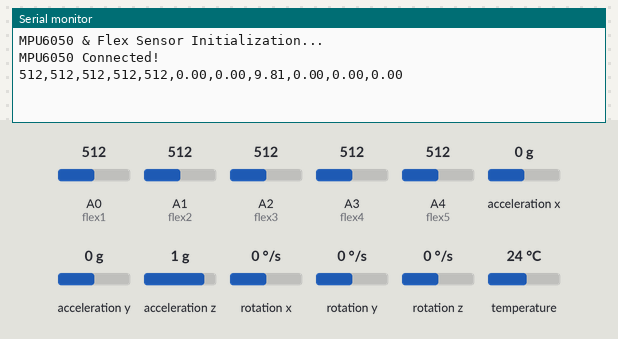
Recording of a sketch running on a simulated Arduino Uno, built with avr-gcc and run on an emulated ATmega328P. On the bench: the last lines printed to the serial monitor. Inputs (shaded band) come from the test bench; at power-on: acceleration x 0 g, A0 (flex1) = 512, A1 (flex2) = 512, A2 (flex3) = 512, A3 (flex4) = 512, A4 (flex5) = 512, acceleration y 0 g, acceleration z 1 g, rotation x 0 °/s, rotation y 0 °/s, rotation z 0 °/s, temperature 24 °C.

Above: at 1.3 s.
1.4 s: acceleration x set to -1.4 g
At 3.9 s:
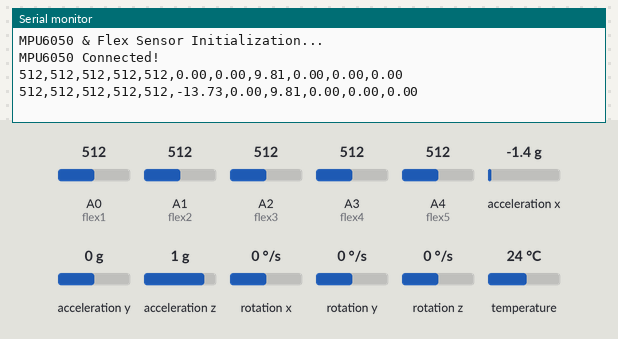
4.7 s: A0 (flex1) set to 716
At 6.1 s:
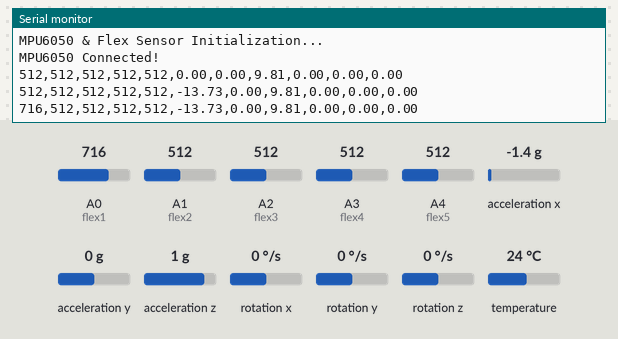
8.0 s: A1 (flex2) set to 716
At 11.0 s:
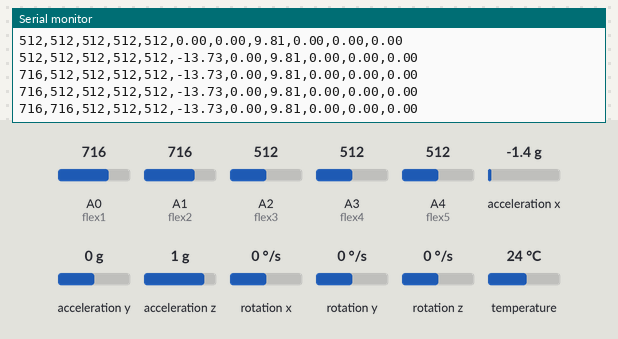
11.3 s: A2 (flex3) set to 716
At 13.7 s:
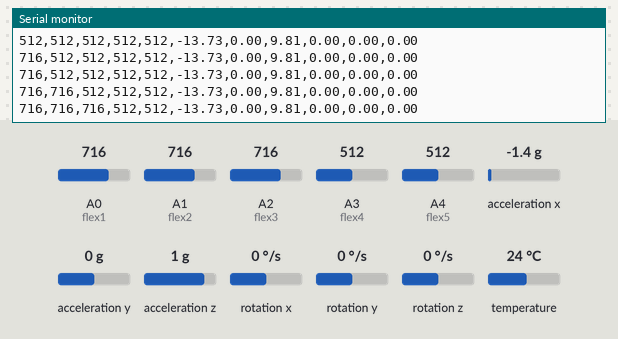
14.6 s: A3 (flex4) set to 716
At 15.8 s:
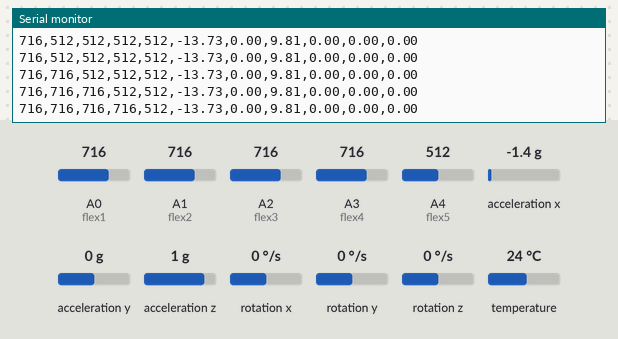
17.9 s: A4 (flex5) set to 716
At 21.2 s:
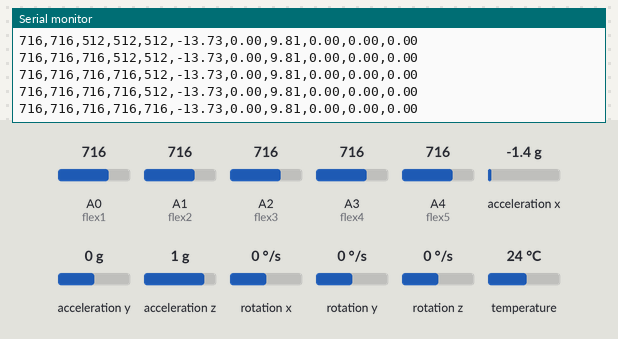

Measured:
- after the input at 1.4 s, the serial monitor: prints a new line after 1.2 s (image 1)
- after the input at 4.7 s, the serial monitor: prints a new line after 0.42 s (image 2)
- after the input at 8.0 s, the serial monitor: prints a new line after 2.1 s (image 3)
- after the input at 11.3 s, the serial monitor: prints a new line after 1.3 s (image 4)
- after the input at 14.6 s, the serial monitor: prints a new line after 0.54 s (image 5)
- after the input at 17.9 s, the serial monitor: prints a new line after 2.3 s (image 6)

The sketch:

data_collection_ardi_knn.ino
```cpp
#include <Adafruit_MPU6050.h>
#include <Adafruit_Sensor.h>
#include <Wire.h>

// Initialize MPU6050 object
Adafruit_MPU6050 mpu;

// Define Flex Sensor Pins
const int flex1 = A0;
const int flex2 = A1;
const int flex3 = A2;
const int flex4 = A3;
const int flex5 = A4;

void setup() {
  Serial.begin(115200);
  while (!Serial) delay(10);

  Serial.println("MPU6050 & Flex Sensor Initialization...");

  // Initialize MPU6050
  if (!mpu.begin()) {
    Serial.println("MPU6050 not detected. Check connections!");
    while (1) delay(10);
  }
  Serial.println("MPU6050 Connected!");

  // Set MPU6050 configurations
  mpu.setAccelerometerRange(MPU6050_RANGE_8_G);
  mpu.setGyroRange(MPU6050_RANGE_500_DEG);
  mpu.setFilterBandwidth(MPU6050_BAND_21_HZ);

  delay(100);
}

void loop() {
  // Read flex sensor values
  int flexValue1 = analogRead(flex1);
  int flexValue2 = analogRead(flex2);
  int flexValue3 = analogRead(flex3);
  int flexValue4 = analogRead(flex4);
  int flexValue5 = analogRead(flex5);

  // Get MPU6050 sensor data
  sensors_event_t accel, gyro, temp;
  mpu.getEvent(&accel, &gyro, &temp);

  // Format Data for Python (CSV format)
  Serial.print(flexValue1); Serial.print(",");
  Serial.print(flexValue2); Serial.print(",");
  Serial.print(flexValue3); Serial.print(",");
  Serial.print(flexValue4); Serial.print(",");
  Serial.print(flexValue5); Serial.print(",");
  Serial.print(accel.acceleration.x); Serial.print(",");
  Serial.print(accel.acceleration.y); Serial.print(",");
  Serial.print(accel.acceleration.z); Serial.print(",");
  Serial.print(gyro.gyro.x); Serial.print(",");
  Serial.print(gyro.gyro.y); Serial.print(",");
  Serial.print(gyro.gyro.z);
  Serial.println();  // End of line (for Python to read properly)

  delay(2500);  // Adjust delay as needed
}
```
